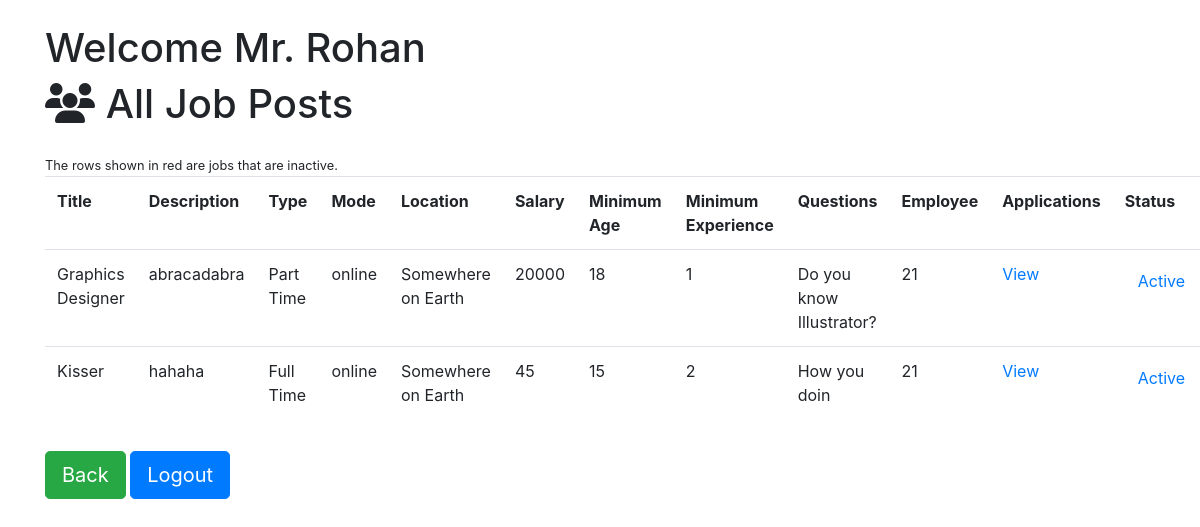
The app's page /employer/panel/view_app/index.php (signed in), older data.
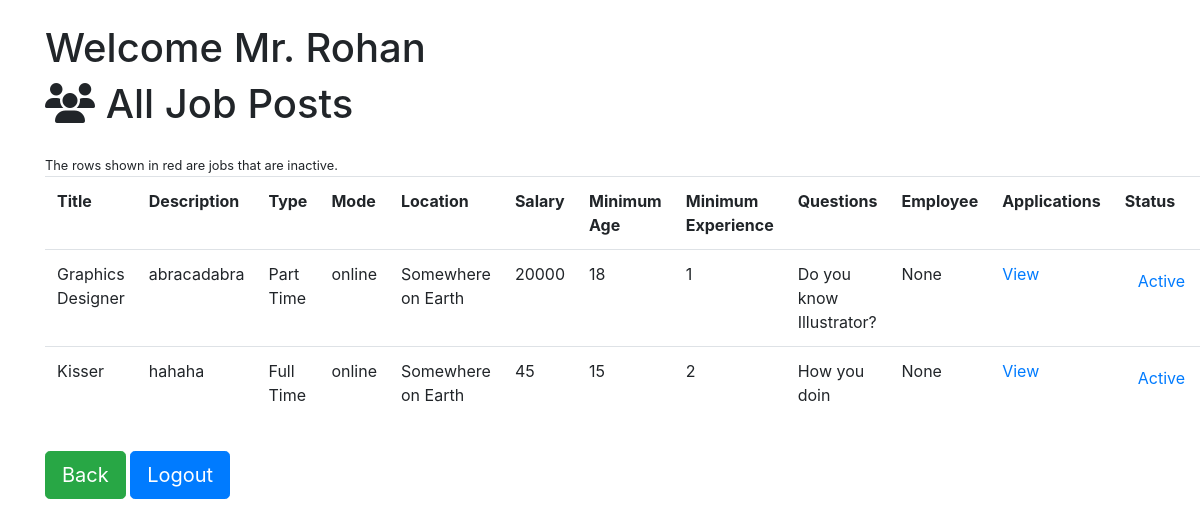
The same page, newer data.
### tables this page shows
CREATE TABLE IF NOT EXISTS `jobs` (
  `job_id` int(255) NOT NULL AUTO_INCREMENT,
  `emp_id` int(255) NOT NULL,
  `title` varchar(1000) NOT NULL,
  `description` varchar(20000) NOT NULL,
  `type` varchar(2) NOT NULL COMMENT 'type is part time or full time. Store "pt" for part time and "ft" for full time. Max length of this field is 2. You can''t store longer strings in it.',
  `mode` varchar(10) NOT NULL COMMENT 'Mode is "online" or "offline" or "hybrid"',
  `location` varchar(20000) NOT NULL,
  `salary` int(255) NOT NULL,
  `min_age_req` int(100) DEFAULT NULL,
  `min_edu_req` int(100) DEFAULT NULL,
  `min_exp_req` int(100) DEFAULT NULL,
  `questions` varchar(20000) DEFAULT NULL,
  `blocked` tinyint(1) NOT NULL DEFAULT '0' COMMENT 'Default value is 0, meaning this job is not blocked by an admin',
  `js_id` int(255) DEFAULT NULL,
  `status` tinyint(1) NOT NULL DEFAULT '1' COMMENT 'Default status is 1, meaning that the job is active. Employer can deactivate this job and this field will change to 0.',
  PRIMARY KEY (`job_id`),
  KEY `emp_id` (`emp_id`),
  KEY `js_id` (`js_id`)
);

### prename.php (called while the page is built, shortened)
<?php
        if($tableName=='jobseekers')
            $idType='js_id';
        else
            $idType='emp_id';
        $sql = "SELECT `firstname`,`lastname`,`gender` FROM `$tableName` WHERE `$idType`=" . $_SESSION['user'] . " LIMIT 0,1";
        $result = mysqli_query($conn,$sql);
        $row=mysqli_fetch_assoc($result);
        if($row['gender']==0) {
            $prename=' Mr.';
        } else if ($row['gender']==1) {
            $prename=' Ms.';
        } else {
            $prename='';
        }
        $name=$row['firstname'];
?>

### employer/panel/view_app/index.php (the view, shortened to what this page needs)
<?php
    require('../../../connect.php');
    $tableName='employers';
    require('../../../prename.php');
?>
<!DOCTYPE html>
<html>
<head>
    <link rel="stylesheet" href="https://maxcdn.bootstrapcdn.com/bootstrap/4.5.2/css/bootstrap.min.css">
</head>
<body>
<div class='container mt-4'>
<h1>Welcome<?php echo $prename . ' ' . $name; ?></h1>
<h1 class='mb-4'><i class="fas fa-users"></i> All Job Posts</h1>
<small>The rows shown in red are jobs that are inactive.</small>
<?php
  $sql = "SELECT * FROM `jobs` WHERE emp_id = '". $_SESSION["user"]."'";
  $result = mysqli_query($conn,$sql);
  if($result==false) {
      echo "<div class='card bg-danger text-white'>
                  <div class='card-body'>Query Failed</div>
              </div>";
  }
  else if(mysqli_num_rows($result)==0) {
      echo "<div class='card bg-danger text-white'>
                  <div class='card-body'>No Job Posts Exist</div>
              </div>";
  } else {
      echo "<table class='table table-hover'>";
      echo "<thead><tr>
      <td><b>Title</b></td>
      <td><b>Description</b></b></td>
      <td><b>Type</b></td>
      <td><b>Mode</b></td>
      <td><b>Location</b></td>
      <td><b>Salary</b></td>
      <td><b>Minimum Age</b></td>
      <td><b>Minimum Experience</b></td>
      <td><b>Questions</b></td>
      <td><b>Employee</b></td>
      <td><b>Applications</b></td>
      <td><b>Status</b></td>
      </tr></thead>";
      while($row=mysqli_fetch_assoc($result)) {
          $class='';
          $pretext='Active';
          $job_id = $row['job_id'];
          $emp_id = $row['emp_id'];
          $title = $row['title'];
          $description = $row['description'];
          $mode = $row['mode'];
          $location = $row['location'];
          $salary = $row['salary'];
          $min_age_req = $row['min_age_req'];
          $min_exp_req = $row['min_exp_req'];
          $questions = $row['questions'];
          switch($row['type']) {
              case 'ft':
                  $type='Full Time';
              break;
              case 'pt':
                  $type='Part Time';
              break;
          }
          if ($row['js_id'] == NULL) {
            $js_id='None';
          }
          else {
            $js_id = $row['js_id'];
          }
          echo "<tr class='" . $class . "'><td>" . $title . "</td>"
            . "<td>" . $description . "</td>"
            . "<td>" . $type . "</td>"
            . "<td>" . $mode . "</td>"
            . "<td>" . $location . "</td>"
            . "<td>" . $salary . "</td>"
            . "<td>" . $min_age_req . "</td>"
            . "<td>" . $min_exp_req . "</td>"
            . "<td>" . $questions . "</td>"
            . "<td>" . $js_id . "</td>"
            . "<td><a href='apps.php?job_id=" . $job_id . "&emp_id=" . $emp_id . "'>View</a></td>"
            . "<td><a onClick='changeStatus(" . $row['job_id'] . ")' class='btn btn-link'>"
            . "<i></i> " . $pretext . "</a>"
            . "</td></tr>";
      }
      echo "</table>";
  }
?>
  <div class="btn-group btn-group-lg mt-3">
    <button type="button" onClick="window.location='../index.php';" class="btn btn-success">Back</button>
    </div>
    <div class="btn-group btn-group-lg mt-3">
    <button type="button" onClick="window.location='../logout.php';" class="btn btn-primary">Logout</button>
    </div>
</body>
</html>

Row changes from the older to the newer data that the page shows:
changed jobs "Graphics Designer": js "21" → "None"
changed jobs "Kisser": js "21" → "None"
